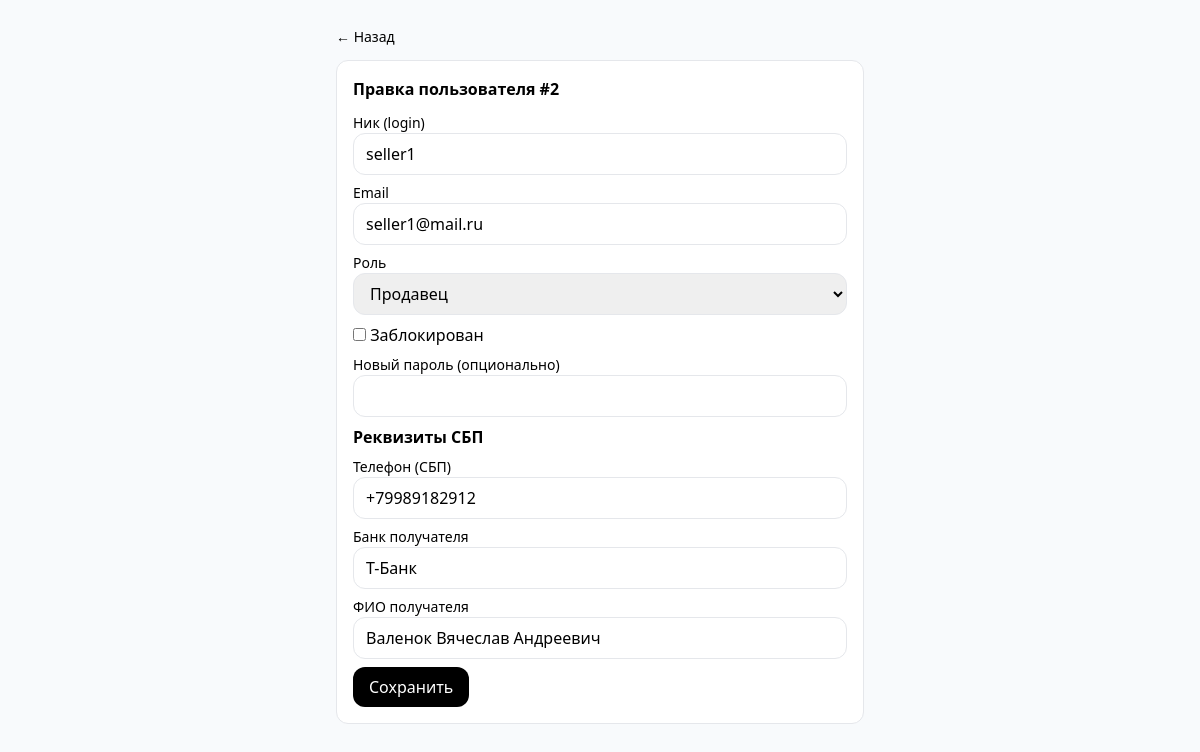
/admin/user_edit.php?id=2 (signed in), run on the app's committed database.
### tables this page shows
CREATE TABLE IF NOT EXISTS `users` (
  `id` int(11) NOT NULL AUTO_INCREMENT,
  `login` varchar(50) NOT NULL,
  `email` varchar(120) NOT NULL,
  `pass_hash` varchar(255) NOT NULL,
  `role` enum('SELLER','BUYER','ADMIN') NOT NULL,
  `is_blocked` tinyint(1) NOT NULL DEFAULT '0',
  `created_at` datetime NOT NULL DEFAULT CURRENT_TIMESTAMP,
  `last_login` datetime DEFAULT NULL,
  PRIMARY KEY (`id`),
  UNIQUE KEY `login` (`login`),
  UNIQUE KEY `email` (`email`)
);

CREATE TABLE IF NOT EXISTS `requisites` (
  `user_id` int(11) NOT NULL,
  `sbp_phone` varchar(30) NOT NULL,
  `sbp_bank` varchar(100) NOT NULL,
  `full_name` varchar(150) NOT NULL,
  `updated_at` datetime NOT NULL DEFAULT CURRENT_TIMESTAMP,
  PRIMARY KEY (`user_id`)
);

### includes/utils.php (called while the page is built, shortened)
<?php
function e($s) { return htmlspecialchars((string)$s, ENT_QUOTES | ENT_SUBSTITUTE, 'UTF-8'); }

### admin/user_edit.php (the view, shortened to what this page needs)
<?php
require_once __DIR__.'/../includes/config.php';
$id = (int)($_GET['id'] ?? 0);
$st = $pdo->prepare('SELECT id,login,email,role,is_blocked FROM users WHERE id=?');
$st->execute([$id]);
$u = $st->fetch();
$req = $pdo->prepare('SELECT * FROM requisites WHERE user_id=?');
$req->execute([$id]);
$requisites = $req->fetch();
?>
<!doctype html><html lang="ru"><head><meta charset="utf-8"><meta name="viewport" content="width=device-width, initial-scale=1"><title>Правка пользователя</title><script src="https://cdn.tailwindcss.com"></script></head>
<body class="bg-slate-50">
<main class="mx-auto max-w-xl p-6">
  <a href="/admin/index.php" class="text-sm">&larr; Назад</a>
  <div class="rounded-xl border bg-white p-4 mt-3">
    <h2 class="font-semibold">Правка пользователя #<?php echo (int)$u['id']; ?></h2>
    <form method="post" class="space-y-2 mt-3">
      <div><label class="block text-sm">Ник (login)</label><input name="login" value="<?php echo e($u['login']); ?>" class="w-full border rounded-xl px-3 py-2"></div>
      <div><label class="block text-sm">Email</label><input name="email" value="<?php echo e($u['email']); ?>" class="w-full border rounded-xl px-3 py-2"></div>
      <div><label class="block text-sm">Роль</label>
        <select name="role" class="w-full border rounded-xl px-3 py-2">
          <?php foreach (['SELLER'=>'Продавец','BUYER'=>'Покупатель','ADMIN'=>'Администратор'] as $val=>$lbl): ?>
            <option value="<?php echo $val; ?>" <?php if($u['role']===$val) echo 'selected'; ?>><?php echo $lbl; ?></option>
          <?php endforeach; ?>
        </select>
      </div>
      <div><label><input type="checkbox" name="is_blocked" <?php if($u['is_blocked']) echo 'checked'; ?>> Заблокирован</label></div>
      <div><label class="block text-sm">Новый пароль (опционально)</label><input type="password" name="new_password" class="w-full border rounded-xl px-3 py-2"></div>
      <h3 class="font-semibold mt-4">Реквизиты СБП</h3>
      <div><label class="block text-sm">Телефон (СБП)</label><input name="sbp_phone" value="<?php echo e($requisites['sbp_phone'] ?? ''); ?>" class="w-full border rounded-xl px-3 py-2"></div>
      <div><label class="block text-sm">Банк получателя</label><input name="sbp_bank" value="<?php echo e($requisites['sbp_bank'] ?? ''); ?>" class="w-full border rounded-xl px-3 py-2"></div>
      <div><label class="block text-sm">ФИО получателя</label><input name="full_name" value="<?php echo e($requisites['full_name'] ?? ''); ?>" class="w-full border rounded-xl px-3 py-2"></div>
      <button class="px-4 py-2 rounded-xl bg-black text-white">Сохранить</button>
    </form>
  </div>
</main>
</body></html>

### data on the page
users: id "2", login "seller1", email "seller1@mail.ru", role "Продавец"
requisites: sbp_phone "+79989182912", sbp_bank "Т-Банк", full_name "Валенок Вячеслав Андреевич"
